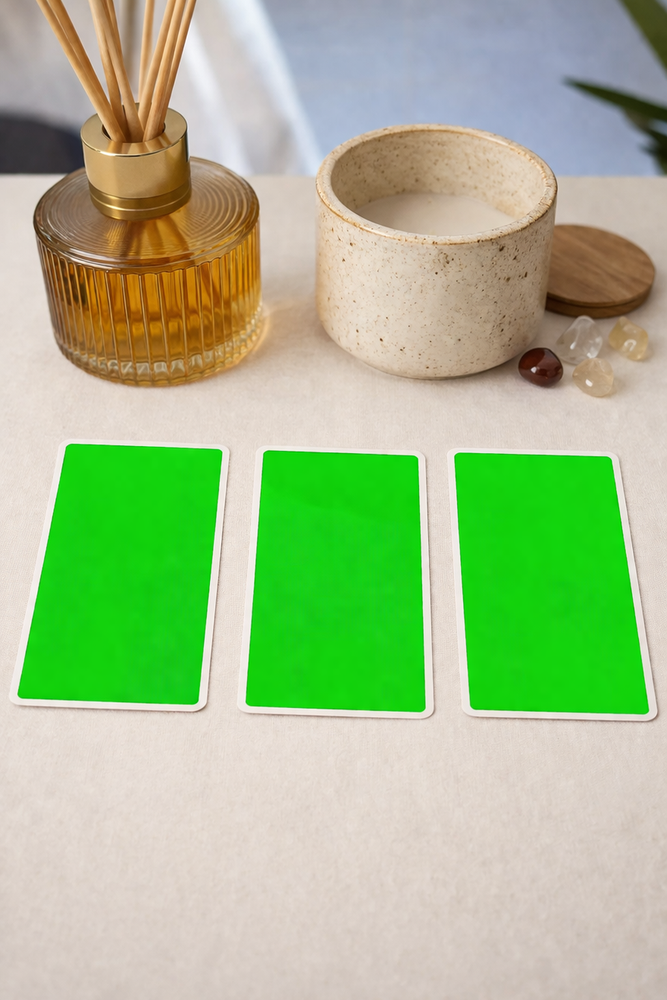
#> input picture Montage 1/Fond/fond 10.png, 667 x 1000 px, shrunk from 1024 x 1536 before the run, found by its file name; its folder holds only this picture in this run
$ python detect_slots.py 'Fond/fond 10.png'
#> lines starting #> are read from the running program, lines starting #| are printed output that depends on the picture; after the words box and inside, x2 and y2 are one past the last pixel; in counts of white or black regions, pixels touching at a corner belong together
#> (reads Montage 1/positions.json from the repository)
"""
detect_slots.py - Detecte les 4 coins des cartes vertes (chroma-key)
dans les fonds via detection couleur HSV + affinement des coins.

Usage:
  python detect_slots.py              # detecte tous les fonds dans fond/
  python detect_slots.py "fond 9.png" # detecte un fond specifique
  python detect_slots.py --debug      # sauvegarde une image de debug
"""

import sys
import json
import cv2
import numpy as np
from pathlib import Path

FOND_FOLDER = "fond"
OUTPUT = "positions.json"
MIN_CARD_AREA = 10000
EXPAND_PX = 15


def order_corners(pts):
    """Ordonne les 4 coins : top-left, top-right, bottom-right, bottom-left."""
    pts = pts.reshape(4, 2).astype(np.float32)
    s = pts.sum(axis=1)
    d = np.diff(pts, axis=1).flatten()

    ordered = np.zeros((4, 2), dtype=np.float32)
    ordered[0] = pts[np.argmin(s)]   # top-left
    ordered[2] = pts[np.argmax(s)]   # bottom-right
    ordered[1] = pts[np.argmin(d)]   # top-right
    ordered[3] = pts[np.argmax(d)]   # bottom-left
    return ordered


def refine_corners(gray, corners, search_radius=15):
    """Affine les coins avec cv2.cornerSubPix pour une precision sub-pixel."""
    criteria = (cv2.TERM_CRITERIA_EPS + cv2.TERM_CRITERIA_MAX_ITER, 100, 0.01)
    corners_input = corners.reshape(-1, 1, 2).astype(np.float32)
    refined = cv2.cornerSubPix(gray, corners_input, (search_radius, search_radius), (-1, -1), criteria)
    return refined.reshape(-1, 2)


def detect_card_slots(img_path, debug=False):
#> called with img_path = 'fond/Fond/fond 10.png', debug = False
    img = cv2.imread(str(img_path))
#> img is the input picture: shape (1000, 667, 3); mean B, G, R 140.4, 188.7, 163.2
    h, w = img.shape[:2]
#> h = 1000; w = 667
    gray = cv2.cvtColor(img, cv2.COLOR_BGR2GRAY)
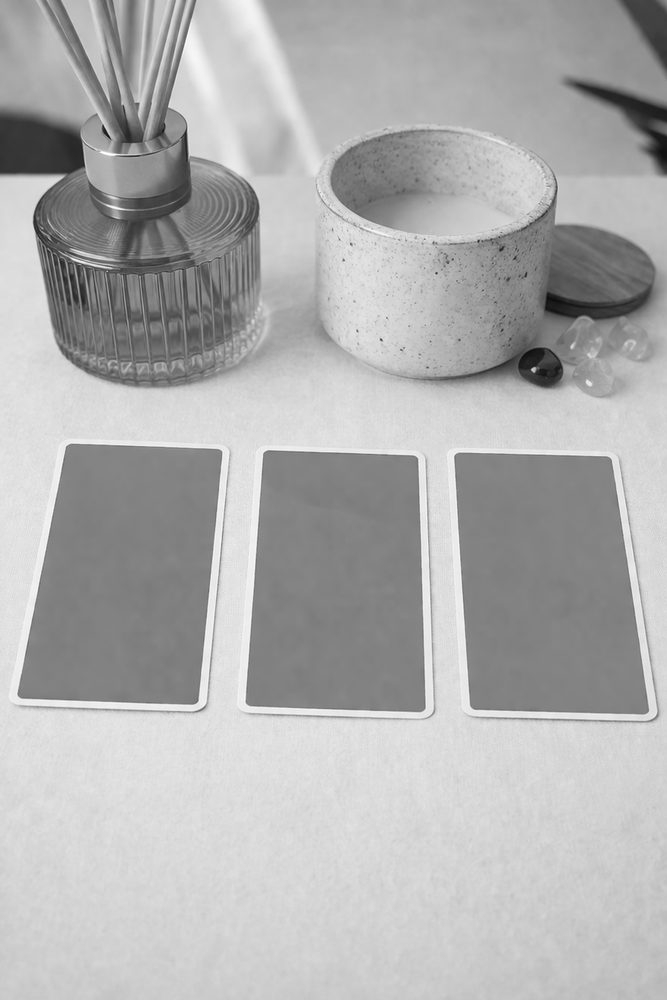
#> gray: shape (1000, 667); min 12, max 255, mean 175.5

    # Detection par couleur verte (chroma-key)
    hsv = cv2.cvtColor(img, cv2.COLOR_BGR2HSV)
#> hsv: shape (1000, 667, 3); mean H, S, V 34.4, 86.1, 202.8
    lower = np.array([35, 80, 80])
    upper = np.array([85, 255, 255])
    mask = cv2.inRange(hsv, lower, upper)
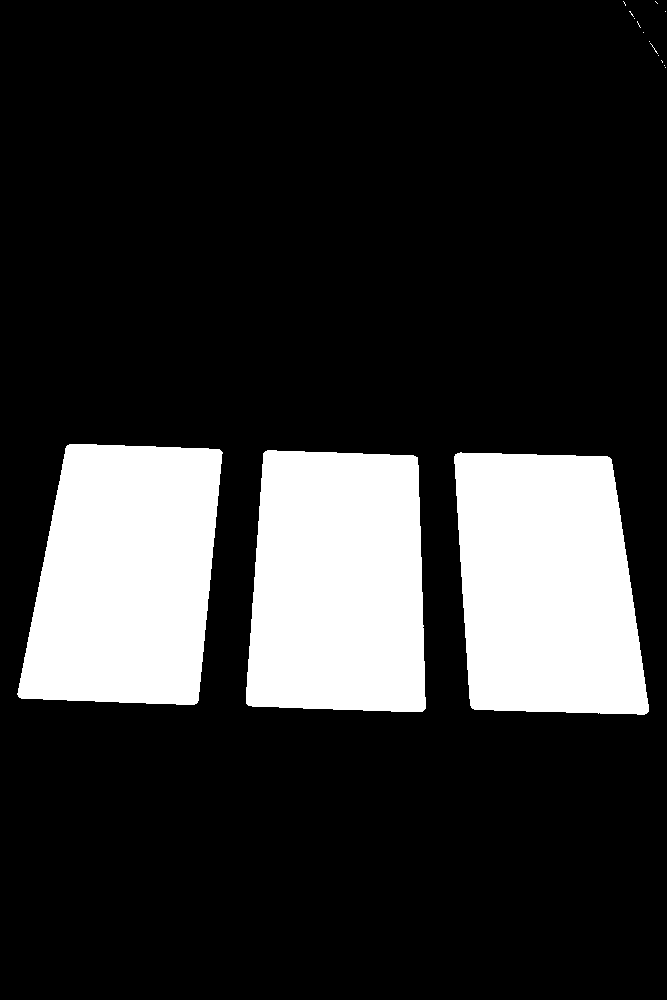
#> mask: shape (1000, 667); 19.5% white; 16 white regions (13 under 20 px), largest, box (x1, y1, x2, y2) and area: (454, 452, 649, 715) 43475, (17, 444, 223, 705) 43456, (246, 450, 426, 712) 43110
    kernel = cv2.getStructuringElement(cv2.MORPH_RECT, (5, 5))
    mask = cv2.morphologyEx(mask, cv2.MORPH_CLOSE, kernel, iterations=2)
#> mask: shape (1000, 667); 19.5% white; 14 white regions (10 under 20 px)

    contours, _ = cv2.findContours(mask, cv2.RETR_EXTERNAL, cv2.CHAIN_APPROX_SIMPLE)
#> contours = 14 contours, 11 with area under 20; largest, box (x1, y1, x2, y2) and area: (454, 452, 649, 715) 43056, (17, 444, 223, 705) 43038, (246, 450, 426, 712) 42693

    print(f"  Image : {w}x{h}")
#|   Image : 667x1000

    # Filtrer par surface et ratio
    candidates = []
    for cnt in contours:
        area = cv2.contourArea(cnt)
        if area < MIN_CARD_AREA:
            continue
        rect = cv2.minAreaRect(cnt)
        box_w, box_h = rect[1]
        if box_w == 0 or box_h == 0:
            continue
        ratio = min(box_w, box_h) / max(box_w, box_h)
        if 0.35 < ratio < 0.80:
            candidates.append(cnt)
            print(f"    Candidat: area={area:.0f} ratio={ratio:.3f}")
#> this loop made 14 passes
#> (area, rect, box_w, box_h, ratio) on passes 1 to 3: (43056, ((550.7, 583.1), (178.3, 273.5), -3.76), 178.3, 273.5, 0.652), (42693, ((339.5, 580.7), (257, 179.6), -88.05), 257, 179.6, 0.699), (43037.5, ((119.7, 573.5), (267.2, 181), -84.38), 267.2, 181, 0.677)
#|     Candidat: area=43056 ratio=0.652
#|     Candidat: area=42693 ratio=0.699
#|     Candidat: area=43038 ratio=0.677
#> after the loop, candidates = 3 contours; box (x1, y1, x2, y2) and area: (454, 452, 649, 715) 43056, (17, 444, 223, 705) 43038, (246, 450, 426, 712) 42693

    slots = []
    debug_img = img.copy() if debug else None

    for cnt in candidates:
        # Approximation polygonale avec tolerance progressive
        peri = cv2.arcLength(cnt, True)
        approx = None
        for eps in [0.015, 0.02, 0.025, 0.03, 0.04]:
            a = cv2.approxPolyDP(cnt, eps * peri, True)
            if len(a) == 4:
                approx = a
                break

        if approx is not None and len(approx) == 4:
            corners = order_corners(approx.reshape(4, 2))
        else:
            rect = cv2.minAreaRect(cnt)
            box = cv2.boxPoints(rect)
            corners = order_corners(box)

        # Affinement sub-pixel des coins
        try:
            corners = refine_corners(gray, corners)
        except cv2.error:
            pass

        # Expansion optionnelle
        if EXPAND_PX > 0:
            center = corners.mean(axis=0)
            expanded = np.zeros_like(corners)
            for j in range(4):
                direction = corners[j] - center
                direction = direction / np.linalg.norm(direction)
                expanded[j] = corners[j] + direction * EXPAND_PX
            corners = expanded

        corners_int = np.round(corners).astype(int).tolist()
        slots.append(corners_int)

        w_top = np.linalg.norm(corners[1] - corners[0])
        h_left = np.linalg.norm(corners[3] - corners[0])
        print(f"    -> Slot: coins={corners_int}  ~{w_top:.0f}x{h_left:.0f}px")

        if debug_img is not None:
            pts = np.array(corners_int, dtype=np.int32)
            cv2.polylines(debug_img, [pts], True, (0, 0, 255), 2)
            for j, pt in enumerate(pts):
                cv2.circle(debug_img, tuple(pt), 5, (0, 255, 0), -1)
#> this loop made 3 passes
#> (peri, corners_input in refine_corners, center, corners_int, w_top) on passes 1 to 3: (868.7, [[455, 454], [611, 459], [646, 713], [471, 707]], [547.5, 584.5], [[445, 441], [618, 443], [663, 729], [464, 724]], 173.3), (853.1, [[265, 451], [417, 457], [422, 711], [246, 703]], [339.2, 581.8], [[256, 437], [427, 444], [437, 726], [237, 719]], 171.3), (874.4, [[69, 444], [222, 452], [194, 704], [17, 694]], [126.8, 575], [[60, 430], [233, 438], [207, 721], [7, 710]], 172.6)
#|     -> Slot: coins=[[445, 441], [618, 443], [663, 729], [464, 724]]  ~173x284px
#|     -> Slot: coins=[[256, 437], [427, 444], [437, 726], [237, 719]]  ~171x283px
#|     -> Slot: coins=[[60, 430], [233, 438], [207, 721], [7, 710]]  ~173x286px
#> after the loop, slots = [[[445, 441], [618, 443], [663, 729], [464, 724]], [[256, 437], [427, 444], [437, 726], [237, 719]], [[60, 430], [233, 438], [207, 721], [7, 710]]]

    # Trier de gauche a droite
    slots.sort(key=lambda s: s[0][0])

    for i, s in enumerate(slots):
        print(f"    Slot {i+1}: {s}")
#> this loop made 3 passes
#> s on passes 1 to 3: [[60, 430], [233, 438], [207, 721], [7, 710]], [[256, 437], [427, 444], [437, 726], [237, 719]], [[445, 441], [618, 443], [663, 729], [464, 724]]
#|     Slot 1: [[60, 430], [233, 438], [207, 721], [7, 710]]
#|     Slot 2: [[256, 437], [427, 444], [437, 726], [237, 719]]
#|     Slot 3: [[445, 441], [618, 443], [663, 729], [464, 724]]

    if debug_img is not None:
        debug_name = "debug_" + Path(img_path).name
        debug_path = str(Path("output") / debug_name)
        Path("output").mkdir(exist_ok=True)
        cv2.imwrite(debug_path, debug_img)
        print(f"  Debug: {debug_path}")

    return slots, (w, h)


if __name__ == "__main__":
    fond_path = Path(FOND_FOLDER)
    extensions = {".png", ".jpg", ".jpeg", ".webp"}

    debug = "--debug" in sys.argv
    args_clean = [a for a in sys.argv[1:] if a != "--debug"]

    # Charger positions existantes ou creer
    if Path(OUTPUT).exists():
        with open(OUTPUT) as f:
            data = json.load(f)
        if "fonds" not in data:
            data = {"default": None, "fonds": {}}
    else:
        data = {"default": None, "fonds": {}}

    # Determiner quels fonds scanner
    if args_clean:
        targets = [args_clean[0]]
    else:
        targets = sorted([f.name for f in fond_path.iterdir() if f.suffix.lower() in extensions])

    for fond_name in targets:
        img_file = fond_path / fond_name
        if not img_file.exists():
            print(f"ERREUR : {img_file} introuvable")
            continue

        print(f"\n--- {fond_name} ---")
        slots, (w, h) = detect_card_slots(str(img_file), debug=debug)
#> slots = [[[60, 430], [233, 438], [207, 721], [7, 710]], [[256, 437], [427, 444], [437, 726], [237, 719]], [[445, 441], [618, 443], [663, 729], [464, 724]]]; w = 667; h = 1000

        data["fonds"][fond_name] = {
            "image_size": [w, h],
            "slots": slots
        }

        if data["default"] is None:
            data["default"] = fond_name

    with open(OUTPUT, "w") as f:
        json.dump(data, f, indent=2)

    print(f"\nOK - {len(data['fonds'])} fond(s) dans {OUTPUT}")
#| OK - 8 fond(s) dans positions.json
